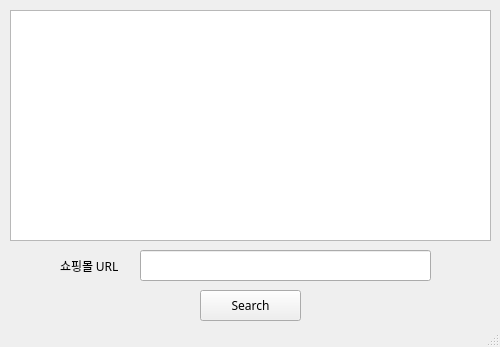
<?xml version="1.0" encoding="UTF-8"?>
<ui version="4.0">
 <class>MainWindow</class>
 <widget class="QMainWindow" name="MainWindow">
  <property name="geometry">
   <rect>
    <x>0</x>
    <y>0</y>
    <width>500</width>
    <height>347</height>
   </rect>
  </property>
  <property name="font">
   <font>
    <family>Yu Gothic Medium</family>
   </font>
  </property>
  <property name="acceptDrops">
   <bool>false</bool>
  </property>
  <property name="windowTitle">
   <string>Naver Shopping Parser</string>
  </property>
  <property name="windowIcon">
   <iconset>
    <normaloff>C:/Users/Joo/Documents/joo/main/지나/지나당근.ico</normaloff>C:/Users/Joo/Documents/joo/main/지나/지나당근.ico</iconset>
  </property>
  <widget class="QWidget" name="centralwidget">
   <widget class="QPushButton" name="searchbtn">
    <property name="geometry">
     <rect>
      <x>200</x>
      <y>290</y>
      <width>101</width>
      <height>31</height>
     </rect>
    </property>
    <property name="text">
     <string>Search</string>
    </property>
   </widget>
   <widget class="QTextBrowser" name="console">
    <property name="geometry">
     <rect>
      <x>10</x>
      <y>10</y>
      <width>481</width>
      <height>231</height>
     </rect>
    </property>
   </widget>
   <widget class="QLineEdit" name="urlinput">
    <property name="geometry">
     <rect>
      <x>140</x>
      <y>250</y>
      <width>291</width>
      <height>31</height>
     </rect>
    </property>
   </widget>
   <widget class="QLabel" name="label">
    <property name="geometry">
     <rect>
      <x>60</x>
      <y>250</y>
      <width>71</width>
      <height>31</height>
     </rect>
    </property>
    <property name="text">
     <string>쇼핑몰 URL</string>
    </property>
   </widget>
  </widget>
  <widget class="QStatusBar" name="statusbar"/>
 </widget>
 <resources/>
 <connections/>
</ui>
